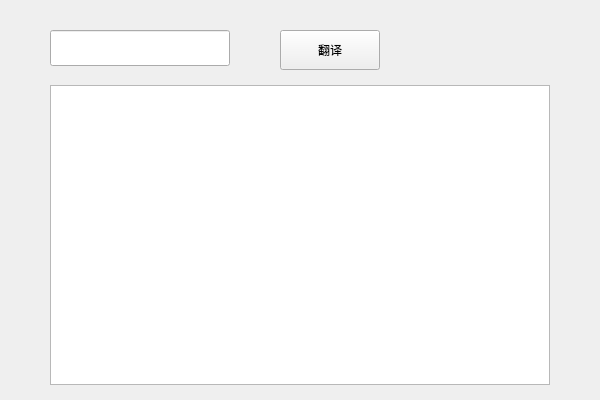
<?xml version="1.0" encoding="UTF-8"?>
<ui version="4.0">
 <class>QtGuiApplication2Class</class>
 <widget class="QWidget" name="QtGuiApplication2Class">
  <property name="geometry">
   <rect>
    <x>0</x>
    <y>0</y>
    <width>600</width>
    <height>400</height>
   </rect>
  </property>
  <property name="windowTitle">
   <string>QtGuiApplication2</string>
  </property>
  <property name="windowIcon">
   <iconset>
    <selectedon>:/QtGuiApplication2/xingcoin</selectedon>
   </iconset>
  </property>
  <widget class="QTextEdit" name="textEdit">
   <property name="geometry">
    <rect>
     <x>50</x>
     <y>85</y>
     <width>500</width>
     <height>300</height>
    </rect>
   </property>
   <property name="readOnly">
    <bool>true</bool>
   </property>
  </widget>
  <widget class="QLineEdit" name="lineEdit">
   <property name="geometry">
    <rect>
     <x>50</x>
     <y>30</y>
     <width>180</width>
     <height>36</height>
    </rect>
   </property>
  </widget>
  <widget class="QPushButton" name="pushButton">
   <property name="geometry">
    <rect>
     <x>280</x>
     <y>30</y>
     <width>100</width>
     <height>40</height>
    </rect>
   </property>
   <property name="text">
    <string>翻译</string>
   </property>
  </widget>
 </widget>
 <layoutdefault spacing="6" margin="11"/>
 <resources>
  <include location="QtGuiApplication2.qrc"/>
 </resources>
 <connections>
  <connection>
   <sender>lineEdit</sender>
   <signal>returnPressed()</signal>
   <receiver>pushButton</receiver>
   <slot>animateClick()</slot>
   <hints>
    <hint type="sourcelabel">
     <x>126</x>
     <y>59</y>
    </hint>
    <hint type="destinationlabel">
     <x>447</x>
     <y>61</y>
    </hint>
   </hints>
  </connection>
 </connections>
</ui>
